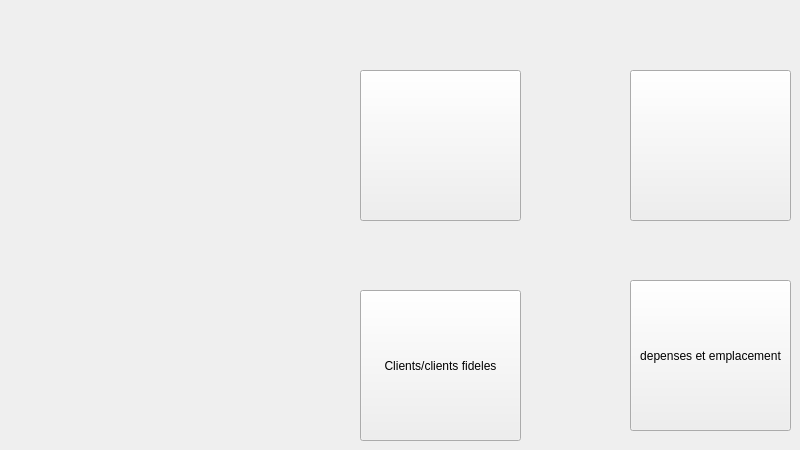
    <widget class="QWidget" name="page16">
     <widget class="QPushButton" name="pushButton_51">
      <property name="geometry">
       <rect>
        <x>360</x>
        <y>70</y>
        <width>161</width>
        <height>151</height>
       </rect>
      </property>
      <property name="styleSheet">
       <string notr="true">image : url(:/avatar.png)</string>
      </property>
      <property name="text">
       <string/>
      </property>
     </widget>
     <widget class="QPushButton" name="pushButton_52">
      <property name="geometry">
       <rect>
        <x>630</x>
        <y>70</y>
        <width>161</width>
        <height>151</height>
       </rect>
      </property>
      <property name="styleSheet">
       <string notr="true">image : url(:/voiture.jpg);</string>
      </property>
      <property name="text">
       <string/>
      </property>
     </widget>
     <widget class="QPushButton" name="pushButton_57">
      <property name="geometry">
       <rect>
        <x>360</x>
        <y>290</y>
        <width>161</width>
        <height>151</height>
       </rect>
      </property>
      <property name="styleSheet">
       <string notr="true">image : url(:/selected.png)</string>
      </property>
      <property name="text">
       <string>Clients/clients fideles</string>
      </property>
     </widget>
     <widget class="QPushButton" name="pushButton_58">
      <property name="geometry">
       <rect>
        <x>630</x>
        <y>280</y>
        <width>161</width>
        <height>151</height>
       </rect>
      </property>
      <property name="styleSheet">
       <string notr="true">image : url(:/selected.png)</string>
      </property>
      <property name="text">
       <string>depenses et emplacement</string>
      </property>
     </widget>
    </widget>
